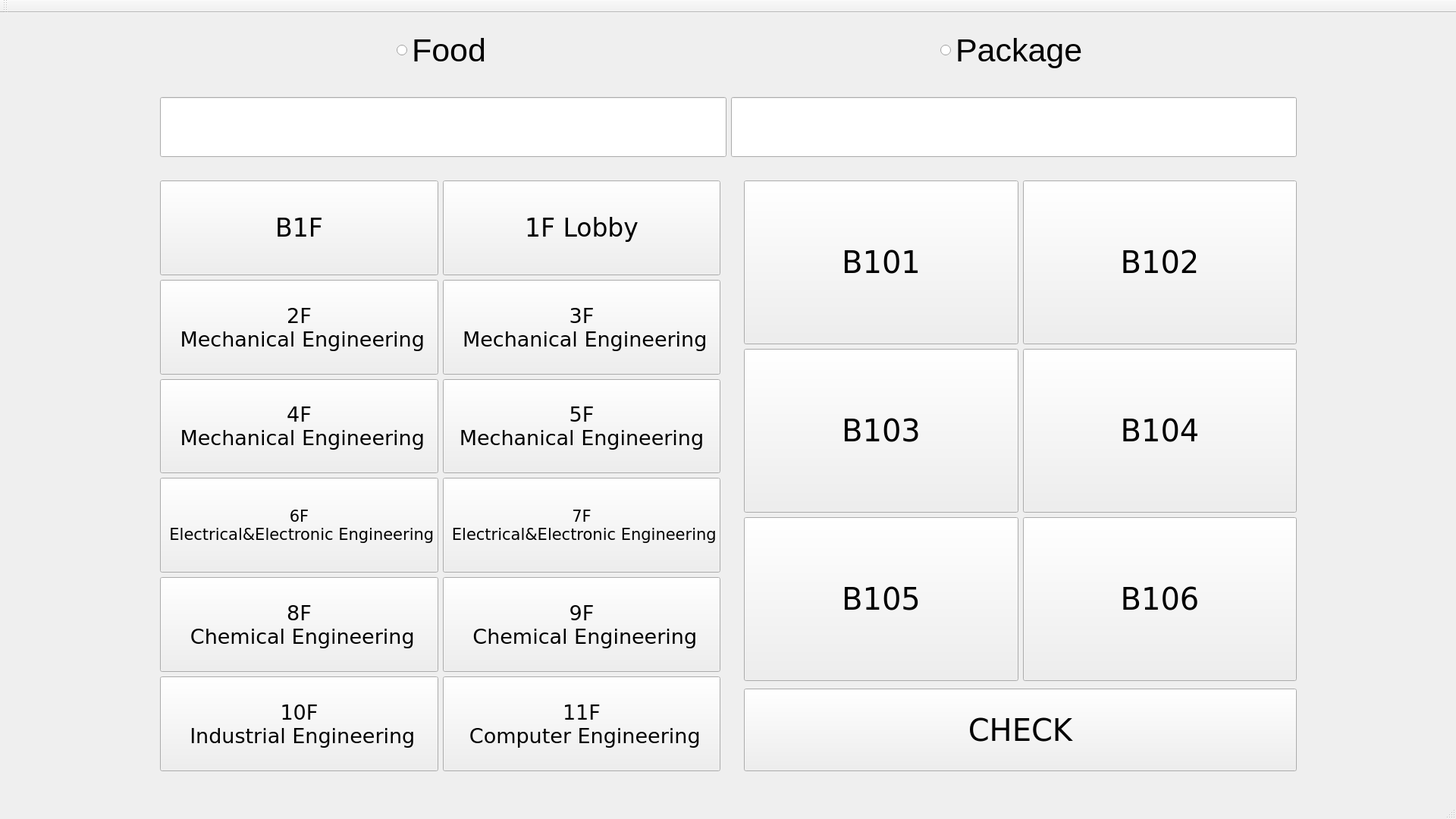
<?xml version="1.0" encoding="UTF-8"?>
<ui version="4.0">
 <class>admin_ui</class>
 <widget class="QMainWindow" name="admin_ui">
  <property name="geometry">
   <rect>
    <x>0</x>
    <y>0</y>
    <width>1920</width>
    <height>1080</height>
   </rect>
  </property>
  <property name="windowTitle">
   <string>admin_ui</string>
  </property>
  <widget class="QWidget" name="centralWidget">
   <widget class="QWidget" name="gridLayoutWidget">
    <property name="geometry">
     <rect>
      <x>200</x>
      <y>100</y>
      <width>1521</width>
      <height>101</height>
     </rect>
    </property>
    <layout class="QGridLayout" name="gridLayout_3">
     <item row="0" column="0">
      <widget class="QLineEdit" name="floor_status">
       <property name="sizePolicy">
        <sizepolicy hsizetype="Expanding" vsizetype="Expanding">
         <horstretch>0</horstretch>
         <verstretch>0</verstretch>
        </sizepolicy>
       </property>
       <property name="font">
        <font>
         <pointsize>28</pointsize>
        </font>
       </property>
       <property name="alignment">
        <set>Qt::AlignCenter</set>
       </property>
      </widget>
     </item>
     <item row="0" column="1">
      <widget class="QLineEdit" name="door_status">
       <property name="sizePolicy">
        <sizepolicy hsizetype="Expanding" vsizetype="Expanding">
         <horstretch>0</horstretch>
         <verstretch>0</verstretch>
        </sizepolicy>
       </property>
       <property name="font">
        <font>
         <pointsize>28</pointsize>
        </font>
       </property>
       <property name="alignment">
        <set>Qt::AlignCenter</set>
       </property>
      </widget>
     </item>
    </layout>
   </widget>
   <widget class="QWidget" name="formLayoutWidget_3">
    <property name="geometry">
     <rect>
      <x>970</x>
      <y>210</y>
      <width>751</width>
      <height>671</height>
     </rect>
    </property>
    <layout class="QGridLayout" name="gridLayout_4">
     <property name="sizeConstraint">
      <enum>QLayout::SetMaximumSize</enum>
     </property>
     <property name="bottomMargin">
      <number>0</number>
     </property>
     <item row="1" column="1">
      <widget class="QPushButton" name="pb_04">
       <property name="sizePolicy">
        <sizepolicy hsizetype="Minimum" vsizetype="Expanding">
         <horstretch>0</horstretch>
         <verstretch>0</verstretch>
        </sizepolicy>
       </property>
       <property name="font">
        <font>
         <family>DejaVu Sans</family>
         <pointsize>30</pointsize>
         <weight>50</weight>
         <bold>false</bold>
        </font>
       </property>
       <property name="autoFillBackground">
        <bool>false</bool>
       </property>
       <property name="text">
        <string>B104</string>
       </property>
       <property name="autoExclusive">
        <bool>false</bool>
       </property>
       <property name="autoDefault">
        <bool>false</bool>
       </property>
       <property name="default">
        <bool>false</bool>
       </property>
       <property name="flat">
        <bool>false</bool>
       </property>
      </widget>
     </item>
     <item row="0" column="0">
      <widget class="QPushButton" name="pb_01">
       <property name="sizePolicy">
        <sizepolicy hsizetype="Minimum" vsizetype="Expanding">
         <horstretch>0</horstretch>
         <verstretch>0</verstretch>
        </sizepolicy>
       </property>
       <property name="font">
        <font>
         <family>DejaVu Sans</family>
         <pointsize>30</pointsize>
         <weight>50</weight>
         <bold>false</bold>
        </font>
       </property>
       <property name="autoFillBackground">
        <bool>false</bool>
       </property>
       <property name="text">
        <string>B101</string>
       </property>
       <property name="autoExclusive">
        <bool>false</bool>
       </property>
       <property name="autoDefault">
        <bool>false</bool>
       </property>
       <property name="default">
        <bool>false</bool>
       </property>
       <property name="flat">
        <bool>false</bool>
       </property>
      </widget>
     </item>
     <item row="1" column="0">
      <widget class="QPushButton" name="pb_03">
       <property name="sizePolicy">
        <sizepolicy hsizetype="Minimum" vsizetype="Expanding">
         <horstretch>0</horstretch>
         <verstretch>0</verstretch>
        </sizepolicy>
       </property>
       <property name="font">
        <font>
         <family>DejaVu Sans</family>
         <pointsize>30</pointsize>
         <weight>50</weight>
         <bold>false</bold>
        </font>
       </property>
       <property name="autoFillBackground">
        <bool>false</bool>
       </property>
       <property name="text">
        <string>B103</string>
       </property>
       <property name="autoExclusive">
        <bool>false</bool>
       </property>
       <property name="autoDefault">
        <bool>false</bool>
       </property>
       <property name="default">
        <bool>false</bool>
       </property>
       <property name="flat">
        <bool>false</bool>
       </property>
      </widget>
     </item>
     <item row="0" column="1">
      <widget class="QPushButton" name="pb_02">
       <property name="sizePolicy">
        <sizepolicy hsizetype="Minimum" vsizetype="Expanding">
         <horstretch>0</horstretch>
         <verstretch>0</verstretch>
        </sizepolicy>
       </property>
       <property name="font">
        <font>
         <family>DejaVu Sans</family>
         <pointsize>30</pointsize>
         <weight>50</weight>
         <bold>false</bold>
        </font>
       </property>
       <property name="autoFillBackground">
        <bool>false</bool>
       </property>
       <property name="text">
        <string>B102</string>
       </property>
       <property name="autoExclusive">
        <bool>false</bool>
       </property>
       <property name="autoDefault">
        <bool>false</bool>
       </property>
       <property name="default">
        <bool>false</bool>
       </property>
       <property name="flat">
        <bool>false</bool>
       </property>
      </widget>
     </item>
     <item row="2" column="1">
      <widget class="QPushButton" name="pb_06">
       <property name="sizePolicy">
        <sizepolicy hsizetype="Minimum" vsizetype="Expanding">
         <horstretch>0</horstretch>
         <verstretch>0</verstretch>
        </sizepolicy>
       </property>
       <property name="font">
        <font>
         <family>DejaVu Sans</family>
         <pointsize>30</pointsize>
         <weight>50</weight>
         <bold>false</bold>
        </font>
       </property>
       <property name="autoFillBackground">
        <bool>false</bool>
       </property>
       <property name="text">
        <string>B106</string>
       </property>
       <property name="autoExclusive">
        <bool>false</bool>
       </property>
       <property name="autoDefault">
        <bool>false</bool>
       </property>
       <property name="default">
        <bool>false</bool>
       </property>
       <property name="flat">
        <bool>false</bool>
       </property>
      </widget>
     </item>
     <item row="2" column="0">
      <widget class="QPushButton" name="pb_05">
       <property name="sizePolicy">
        <sizepolicy hsizetype="Minimum" vsizetype="Expanding">
         <horstretch>0</horstretch>
         <verstretch>0</verstretch>
        </sizepolicy>
       </property>
       <property name="font">
        <font>
         <family>DejaVu Sans</family>
         <pointsize>30</pointsize>
         <weight>50</weight>
         <bold>false</bold>
        </font>
       </property>
       <property name="autoFillBackground">
        <bool>false</bool>
       </property>
       <property name="text">
        <string>B105</string>
       </property>
       <property name="autoExclusive">
        <bool>false</bool>
       </property>
       <property name="autoDefault">
        <bool>false</bool>
       </property>
       <property name="default">
        <bool>false</bool>
       </property>
       <property name="flat">
        <bool>false</bool>
       </property>
      </widget>
     </item>
    </layout>
   </widget>
   <widget class="QWidget" name="horizontalLayoutWidget">
    <property name="geometry">
     <rect>
      <x>200</x>
      <y>10</y>
      <width>1521</width>
      <height>80</height>
     </rect>
    </property>
    <layout class="QHBoxLayout" name="horizontalLayout">
     <item alignment="Qt::AlignHCenter">
      <widget class="QRadioButton" name="rb_food">
       <property name="font">
        <font>
         <pointsize>32</pointsize>
        </font>
       </property>
       <property name="toolTip">
        <string>&lt;html&gt;&lt;head/&gt;&lt;body&gt;&lt;p align=&quot;center&quot;&gt;&lt;span style=&quot; font-size:26pt; font-weight:600;&quot;&gt;Food&lt;/span&gt;&lt;/p&gt;&lt;/body&gt;&lt;/html&gt;</string>
       </property>
       <property name="layoutDirection">
        <enum>Qt::LeftToRight</enum>
       </property>
       <property name="text">
        <string>Food</string>
       </property>
      </widget>
     </item>
     <item alignment="Qt::AlignHCenter">
      <widget class="QRadioButton" name="rb_package">
       <property name="font">
        <font>
         <pointsize>32</pointsize>
        </font>
       </property>
       <property name="text">
        <string>Package</string>
       </property>
      </widget>
     </item>
    </layout>
   </widget>
   <widget class="QWidget" name="gridLayoutWidget_2">
    <property name="geometry">
     <rect>
      <x>200</x>
      <y>210</y>
      <width>761</width>
      <height>801</height>
     </rect>
    </property>
    <layout class="QGridLayout" name="gridLayout_2">
     <item row="1" column="0">
      <widget class="QPushButton" name="pb_2F">
       <property name="sizePolicy">
        <sizepolicy hsizetype="Minimum" vsizetype="Expanding">
         <horstretch>0</horstretch>
         <verstretch>0</verstretch>
        </sizepolicy>
       </property>
       <property name="minimumSize">
        <size>
         <width>287</width>
         <height>54</height>
        </size>
       </property>
       <property name="maximumSize">
        <size>
         <width>16777215</width>
         <height>16777215</height>
        </size>
       </property>
       <property name="font">
        <font>
         <family>DejaVu Sans</family>
         <pointsize>20</pointsize>
         <weight>50</weight>
         <bold>false</bold>
        </font>
       </property>
       <property name="autoFillBackground">
        <bool>false</bool>
       </property>
       <property name="text">
        <string>2F
 Mechanical Engineering</string>
       </property>
       <property name="autoExclusive">
        <bool>false</bool>
       </property>
       <property name="autoDefault">
        <bool>false</bool>
       </property>
       <property name="default">
        <bool>false</bool>
       </property>
       <property name="flat">
        <bool>false</bool>
       </property>
      </widget>
     </item>
     <item row="1" column="1">
      <widget class="QPushButton" name="pb_3F">
       <property name="sizePolicy">
        <sizepolicy hsizetype="Minimum" vsizetype="Expanding">
         <horstretch>0</horstretch>
         <verstretch>0</verstretch>
        </sizepolicy>
       </property>
       <property name="minimumSize">
        <size>
         <width>287</width>
         <height>54</height>
        </size>
       </property>
       <property name="maximumSize">
        <size>
         <width>16777215</width>
         <height>16777215</height>
        </size>
       </property>
       <property name="font">
        <font>
         <family>DejaVu Sans</family>
         <pointsize>20</pointsize>
         <weight>50</weight>
         <bold>false</bold>
        </font>
       </property>
       <property name="autoFillBackground">
        <bool>false</bool>
       </property>
       <property name="text">
        <string>3F
 Mechanical Engineering</string>
       </property>
       <property name="autoExclusive">
        <bool>false</bool>
       </property>
       <property name="autoDefault">
        <bool>false</bool>
       </property>
       <property name="default">
        <bool>false</bool>
       </property>
       <property name="flat">
        <bool>false</bool>
       </property>
      </widget>
     </item>
     <item row="3" column="0">
      <widget class="QPushButton" name="pb_6F">
       <property name="sizePolicy">
        <sizepolicy hsizetype="Minimum" vsizetype="Expanding">
         <horstretch>0</horstretch>
         <verstretch>0</verstretch>
        </sizepolicy>
       </property>
       <property name="minimumSize">
        <size>
         <width>287</width>
         <height>54</height>
        </size>
       </property>
       <property name="maximumSize">
        <size>
         <width>16777215</width>
         <height>16777215</height>
        </size>
       </property>
       <property name="font">
        <font>
         <family>DejaVu Sans</family>
         <pointsize>16</pointsize>
         <weight>50</weight>
         <bold>false</bold>
        </font>
       </property>
       <property name="autoFillBackground">
        <bool>false</bool>
       </property>
       <property name="text">
        <string>6F
 Electrical&amp;&amp;Electronic Engineering</string>
       </property>
       <property name="autoExclusive">
        <bool>false</bool>
       </property>
       <property name="autoDefault">
        <bool>false</bool>
       </property>
       <property name="default">
        <bool>false</bool>
       </property>
       <property name="flat">
        <bool>false</bool>
       </property>
      </widget>
     </item>
     <item row="0" column="0">
      <widget class="QPushButton" name="pb_B1F">
       <property name="sizePolicy">
        <sizepolicy hsizetype="Minimum" vsizetype="Expanding">
         <horstretch>0</horstretch>
         <verstretch>0</verstretch>
        </sizepolicy>
       </property>
       <property name="minimumSize">
        <size>
         <width>286</width>
         <height>54</height>
        </size>
       </property>
       <property name="maximumSize">
        <size>
         <width>16777215</width>
         <height>16777215</height>
        </size>
       </property>
       <property name="font">
        <font>
         <family>DejaVu Sans</family>
         <pointsize>25</pointsize>
         <weight>50</weight>
         <bold>false</bold>
        </font>
       </property>
       <property name="autoFillBackground">
        <bool>false</bool>
       </property>
       <property name="text">
        <string>B1F</string>
       </property>
       <property name="autoExclusive">
        <bool>false</bool>
       </property>
       <property name="autoDefault">
        <bool>false</bool>
       </property>
       <property name="default">
        <bool>false</bool>
       </property>
       <property name="flat">
        <bool>false</bool>
       </property>
      </widget>
     </item>
     <item row="2" column="0">
      <widget class="QPushButton" name="pb_4F">
       <property name="sizePolicy">
        <sizepolicy hsizetype="Minimum" vsizetype="Expanding">
         <horstretch>0</horstretch>
         <verstretch>0</verstretch>
        </sizepolicy>
       </property>
       <property name="minimumSize">
        <size>
         <width>287</width>
         <height>54</height>
        </size>
       </property>
       <property name="maximumSize">
        <size>
         <width>16777215</width>
         <height>16777215</height>
        </size>
       </property>
       <property name="font">
        <font>
         <family>DejaVu Sans</family>
         <pointsize>20</pointsize>
         <weight>50</weight>
         <bold>false</bold>
        </font>
       </property>
       <property name="autoFillBackground">
        <bool>false</bool>
       </property>
       <property name="text">
        <string>4F
 Mechanical Engineering</string>
       </property>
       <property name="autoExclusive">
        <bool>false</bool>
       </property>
       <property name="autoDefault">
        <bool>false</bool>
       </property>
       <property name="default">
        <bool>false</bool>
       </property>
       <property name="flat">
        <bool>false</bool>
       </property>
      </widget>
     </item>
     <item row="5" column="1">
      <widget class="QPushButton" name="pb_11F">
       <property name="sizePolicy">
        <sizepolicy hsizetype="Minimum" vsizetype="Expanding">
         <horstretch>0</horstretch>
         <verstretch>0</verstretch>
        </sizepolicy>
       </property>
       <property name="minimumSize">
        <size>
         <width>286</width>
         <height>54</height>
        </size>
       </property>
       <property name="maximumSize">
        <size>
         <width>16777215</width>
         <height>16777215</height>
        </size>
       </property>
       <property name="font">
        <font>
         <family>DejaVu Sans</family>
         <pointsize>20</pointsize>
         <weight>50</weight>
         <bold>false</bold>
        </font>
       </property>
       <property name="autoFillBackground">
        <bool>false</bool>
       </property>
       <property name="text">
        <string>11F
 Computer Engineering</string>
       </property>
       <property name="autoExclusive">
        <bool>false</bool>
       </property>
       <property name="autoDefault">
        <bool>false</bool>
       </property>
       <property name="default">
        <bool>false</bool>
       </property>
       <property name="flat">
        <bool>false</bool>
       </property>
      </widget>
     </item>
     <item row="2" column="1">
      <widget class="QPushButton" name="pb_5F">
       <property name="sizePolicy">
        <sizepolicy hsizetype="Minimum" vsizetype="Expanding">
         <horstretch>0</horstretch>
         <verstretch>0</verstretch>
        </sizepolicy>
       </property>
       <property name="minimumSize">
        <size>
         <width>286</width>
         <height>54</height>
        </size>
       </property>
       <property name="maximumSize">
        <size>
         <width>16777215</width>
         <height>16777215</height>
        </size>
       </property>
       <property name="font">
        <font>
         <family>DejaVu Sans</family>
         <pointsize>20</pointsize>
         <weight>50</weight>
         <bold>false</bold>
        </font>
       </property>
       <property name="autoFillBackground">
        <bool>false</bool>
       </property>
       <property name="text">
        <string>5F 
Mechanical Engineering</string>
       </property>
       <property name="autoExclusive">
        <bool>false</bool>
       </property>
       <property name="autoDefault">
        <bool>false</bool>
       </property>
       <property name="default">
        <bool>false</bool>
       </property>
       <property name="flat">
        <bool>false</bool>
       </property>
      </widget>
     </item>
     <item row="5" column="0">
      <widget class="QPushButton" name="pb_10F">
       <property name="sizePolicy">
        <sizepolicy hsizetype="Minimum" vsizetype="Expanding">
         <horstretch>0</horstretch>
         <verstretch>0</verstretch>
        </sizepolicy>
       </property>
       <property name="minimumSize">
        <size>
         <width>287</width>
         <height>54</height>
        </size>
       </property>
       <property name="maximumSize">
        <size>
         <width>16777215</width>
         <height>16777215</height>
        </size>
       </property>
       <property name="font">
        <font>
         <family>DejaVu Sans</family>
         <pointsize>20</pointsize>
         <weight>50</weight>
         <bold>false</bold>
        </font>
       </property>
       <property name="autoFillBackground">
        <bool>false</bool>
       </property>
       <property name="text">
        <string>10F
 Industrial Engineering</string>
       </property>
       <property name="autoExclusive">
        <bool>false</bool>
       </property>
       <property name="autoDefault">
        <bool>false</bool>
       </property>
       <property name="default">
        <bool>false</bool>
       </property>
       <property name="flat">
        <bool>false</bool>
       </property>
      </widget>
     </item>
     <item row="4" column="1">
      <widget class="QPushButton" name="pb_9F">
       <property name="sizePolicy">
        <sizepolicy hsizetype="Minimum" vsizetype="Expanding">
         <horstretch>0</horstretch>
         <verstretch>0</verstretch>
        </sizepolicy>
       </property>
       <property name="minimumSize">
        <size>
         <width>286</width>
         <height>54</height>
        </size>
       </property>
       <property name="maximumSize">
        <size>
         <width>16777215</width>
         <height>16777215</height>
        </size>
       </property>
       <property name="font">
        <font>
         <family>DejaVu Sans</family>
         <pointsize>20</pointsize>
         <weight>50</weight>
         <bold>false</bold>
        </font>
       </property>
       <property name="autoFillBackground">
        <bool>false</bool>
       </property>
       <property name="text">
        <string>9F 
 Chemical Engineering</string>
       </property>
       <property name="autoExclusive">
        <bool>false</bool>
       </property>
       <property name="autoDefault">
        <bool>false</bool>
       </property>
       <property name="default">
        <bool>false</bool>
       </property>
       <property name="flat">
        <bool>false</bool>
       </property>
      </widget>
     </item>
     <item row="0" column="1">
      <widget class="QPushButton" name="pb_1F">
       <property name="sizePolicy">
        <sizepolicy hsizetype="Minimum" vsizetype="Expanding">
         <horstretch>0</horstretch>
         <verstretch>0</verstretch>
        </sizepolicy>
       </property>
       <property name="minimumSize">
        <size>
         <width>287</width>
         <height>54</height>
        </size>
       </property>
       <property name="maximumSize">
        <size>
         <width>16777215</width>
         <height>16777215</height>
        </size>
       </property>
       <property name="font">
        <font>
         <family>DejaVu Sans</family>
         <pointsize>25</pointsize>
         <weight>50</weight>
         <bold>false</bold>
        </font>
       </property>
       <property name="autoFillBackground">
        <bool>false</bool>
       </property>
       <property name="text">
        <string>1F Lobby</string>
       </property>
       <property name="autoExclusive">
        <bool>false</bool>
       </property>
       <property name="autoDefault">
        <bool>false</bool>
       </property>
       <property name="default">
        <bool>false</bool>
       </property>
       <property name="flat">
        <bool>false</bool>
       </property>
      </widget>
     </item>
     <item row="4" column="0">
      <widget class="QPushButton" name="pb_8F">
       <property name="sizePolicy">
        <sizepolicy hsizetype="Minimum" vsizetype="Expanding">
         <horstretch>0</horstretch>
         <verstretch>0</verstretch>
        </sizepolicy>
       </property>
       <property name="minimumSize">
        <size>
         <width>287</width>
         <height>54</height>
        </size>
       </property>
       <property name="maximumSize">
        <size>
         <width>16777215</width>
         <height>16777215</height>
        </size>
       </property>
       <property name="font">
        <font>
         <family>DejaVu Sans</family>
         <pointsize>20</pointsize>
         <weight>50</weight>
         <bold>false</bold>
        </font>
       </property>
       <property name="autoFillBackground">
        <bool>false</bool>
       </property>
       <property name="text">
        <string>8F
 Chemical Engineering</string>
       </property>
       <property name="autoExclusive">
        <bool>false</bool>
       </property>
       <property name="autoDefault">
        <bool>false</bool>
       </property>
       <property name="default">
        <bool>false</bool>
       </property>
       <property name="flat">
        <bool>false</bool>
       </property>
      </widget>
     </item>
     <item row="3" column="1">
      <widget class="QPushButton" name="pb_7F">
       <property name="sizePolicy">
        <sizepolicy hsizetype="Minimum" vsizetype="Expanding">
         <horstretch>0</horstretch>
         <verstretch>0</verstretch>
        </sizepolicy>
       </property>
       <property name="minimumSize">
        <size>
         <width>286</width>
         <height>54</height>
        </size>
       </property>
       <property name="maximumSize">
        <size>
         <width>16777215</width>
         <height>16777215</height>
        </size>
       </property>
       <property name="font">
        <font>
         <family>DejaVu Sans</family>
         <pointsize>16</pointsize>
         <weight>50</weight>
         <bold>false</bold>
        </font>
       </property>
       <property name="autoFillBackground">
        <bool>false</bool>
       </property>
       <property name="text">
        <string>7F 
 Electrical&amp;&amp;Electronic Engineering</string>
       </property>
       <property name="autoExclusive">
        <bool>false</bool>
       </property>
       <property name="autoDefault">
        <bool>false</bool>
       </property>
       <property name="default">
        <bool>false</bool>
       </property>
       <property name="flat">
        <bool>false</bool>
       </property>
      </widget>
     </item>
    </layout>
   </widget>
   <widget class="QWidget" name="horizontalLayoutWidget_2">
    <property name="geometry">
     <rect>
      <x>970</x>
      <y>880</y>
      <width>751</width>
      <height>131</height>
     </rect>
    </property>
    <layout class="QHBoxLayout" name="horizontalLayout_2">
     <item>
      <widget class="QPushButton" name="pb_check">
       <property name="sizePolicy">
        <sizepolicy hsizetype="Minimum" vsizetype="Expanding">
         <horstretch>0</horstretch>
         <verstretch>0</verstretch>
        </sizepolicy>
       </property>
       <property name="minimumSize">
        <size>
         <width>287</width>
         <height>54</height>
        </size>
       </property>
       <property name="maximumSize">
        <size>
         <width>16777215</width>
         <height>16777215</height>
        </size>
       </property>
       <property name="font">
        <font>
         <family>DejaVu Sans</family>
         <pointsize>30</pointsize>
         <weight>50</weight>
         <bold>false</bold>
        </font>
       </property>
       <property name="autoFillBackground">
        <bool>false</bool>
       </property>
       <property name="text">
        <string>CHECK</string>
       </property>
       <property name="autoExclusive">
        <bool>false</bool>
       </property>
       <property name="autoDefault">
        <bool>false</bool>
       </property>
       <property name="default">
        <bool>false</bool>
       </property>
       <property name="flat">
        <bool>false</bool>
       </property>
      </widget>
     </item>
    </layout>
   </widget>
  </widget>
  <widget class="QMenuBar" name="menuBar">
   <property name="geometry">
    <rect>
     <x>0</x>
     <y>0</y>
     <width>1920</width>
     <height>20</height>
    </rect>
   </property>
  </widget>
  <widget class="QToolBar" name="mainToolBar">
   <attribute name="toolBarArea">
    <enum>TopToolBarArea</enum>
   </attribute>
   <attribute name="toolBarBreak">
    <bool>false</bool>
   </attribute>
  </widget>
  <widget class="QStatusBar" name="statusBar"/>
 </widget>
 <layoutdefault spacing="6" margin="11"/>
 <resources/>
 <connections/>
</ui>
